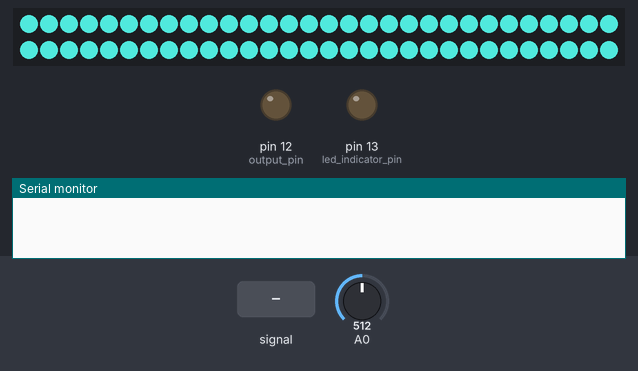
Bench run of a sketch on a simulated Arduino Uno, built with avr-gcc and run on an emulated ATmega328P. On the bench: 60 RGB LEDs in strip order, left to right, continuing on the next row, output pins drawn as LEDs (lit = HIGH), the last lines printed to the serial monitor. Inputs (shaded band) come from the test bench; at power-on: A0 = 512. Dim RGB values are drawn brighter than linear.

Above: at 1.2 s.
1.3 s: A0 fed a 200 Hz sine of ±460 counts around its level
4.3 s: A0 set to 0
At 5.3 s:
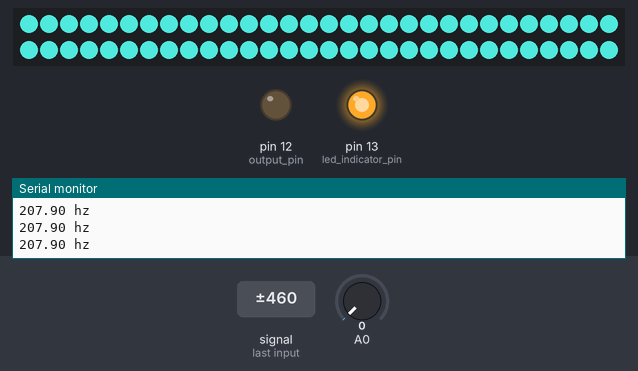
Timing chart, 0 to 7.3 s (numbered marks = the images above; inputs shaded):
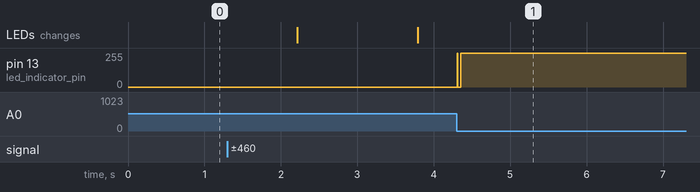

Measured:
- after the input at 4.3 s, pin 12 (output_pin): stays LOW (without the input it goes to HIGH after 0.14 s); pin 13 (led_indicator_pin): 0/255 → 254/255 at once

The sketch:

infoTuneV2guitarFlats.ino
```cpp
//Lume440 tuner code by maos 2016 built on top of
//generalized wave freq detection with 38.5kHz sampling rate and interrupts
//by Amanda Ghassaei
//http://www.instructables.com/id/Arduino-Frequency-Detection/
//Sept 2012
//also using blink sketch from FastLED library
//todo: figure out licensing issues (amanda's code is GNU GPL) - maos

#include "FastLED.h"
#define NUM_LEDS 60 //LE
#define DATA_PIN 7 //LED Pin

// Define the array of leds
CRGB leds[NUM_LEDS];


//clipping indicator variables
boolean clipping = 0;

//data storage variables
byte newData = 0;
byte prevData = 0;
unsigned int time = 0;//keeps time and sends vales to store in timer[] occasionally
int timer[10];//sstorage for timing of events
int slope[10];//storage for slope of events
unsigned int totalTimer;//used to calculate period
unsigned int period;//storage for period of wave
byte index = 0;//current storage index
float frequency;//storage for frequency calculations
int maxSlope = 0;//used to calculate max slope as trigger point
int newSlope;//storage for incoming slope data

//variables for decided whether you have a match
byte noMatch = 0;//counts how many non-matches you've received to reset variables if it's been too long
byte slopeTol = 3;//slope tolerance- adjust this if you need
int timerTol = 10;//timer tolerance- adjust this if you need

//variables for amp detection
unsigned int ampTimer = 0;
byte maxAmp = 0;
byte checkMaxAmp;
byte ampThreshold = 40;//raise if you have a very noisy signal, tuner seems to require a higher threshhold

void setup(){

  Serial.begin(9600);
  //initialize LEDs -maos
  FastLED.addLeds<NEOPIXEL, DATA_PIN>(leds, NUM_LEDS);

  pinMode(13,OUTPUT);//led indicator pin
  pinMode(12,OUTPUT);//output pin

  cli();//diable interrupts

  //set up continuous sampling of analog pin 0 at 38.5kHz

  //clear ADCSRA and ADCSRB registers
  ADCSRA = 0;
  ADCSRB = 0;

  ADMUX |= (1 << REFS0); //set reference voltage
  ADMUX |= (1 << ADLAR); //left align the ADC value- so we can read highest 8 bits from ADCH register only

  ADCSRA |= (1 << ADPS2) | (1 << ADPS0); //set ADC clock with 32 prescaler- 16mHz/32=500kHz
  ADCSRA |= (1 << ADATE); //enabble auto trigger
  ADCSRA |= (1 << ADIE); //enable interrupts when measurement complete
  ADCSRA |= (1 << ADEN); //enable ADC
  ADCSRA |= (1 << ADSC); //start ADC measurements

  sei();//enable interrupts
}

ISR(ADC_vect) {//when new ADC value ready

  PORTB &= B11101111;//set pin 12 low
  prevData = newData;//store previous value
  newData = ADCH;//get value from A0
  if (prevData < 127 && newData >=127){//if increasing and crossing midpoint
    newSlope = newData - prevData;//calculate slope
    if (abs(newSlope-maxSlope)<slopeTol){//if slopes are ==
      //record new data and reset time
      slope[index] = newSlope;
      timer[index] = time;
      time = 0;
      if (index == 0){//new max slope just reset
        PORTB |= B00010000;//set pin 12 high
        noMatch = 0;
        index++;//increment index
      }
      else if (abs(timer[0]-timer[index])<timerTol && abs(slope[0]-newSlope)<slopeTol){//if timer duration and slopes match
        //sum timer values
        totalTimer = 0;
        for (byte i=0;i<index;i++){
          totalTimer+=timer[i];
        }
        period = totalTimer;//set period
        //reset new zero index values to compare with
        timer[0] = timer[index];
        slope[0] = slope[index];
        index = 1;//set index to 1
        PORTB |= B00010000;//set pin 12 high
        noMatch = 0;
      }
      else{//crossing midpoint but not match
        index++;//increment index
        if (index > 9){
          reset();
        }
      }
    }
    else if (newSlope>maxSlope){//if new slope is much larger than max slope
      maxSlope = newSlope;
      time = 0;//reset clock
      noMatch = 0;
      index = 0;//reset index
    }
    else{//slope not steep enough
      noMatch++;//increment no match counter
      if (noMatch>9){
        reset();
      }
    }
  }

  if (newData == 0 || newData == 1023){//if clipping
    PORTB |= B00100000;//set pin 13 high- turn on clipping indicator led
    clipping = 1;//currently clipping
  }

  time++;//increment timer at rate of 38.5kHz

  ampTimer++;//increment amplitude timer
  if (abs(127-ADCH)>maxAmp){
    maxAmp = abs(127-ADCH);
  }
  if (ampTimer==1000){
    ampTimer = 0;
    checkMaxAmp = maxAmp;
    maxAmp = 0;
  }

}

void reset(){//clea out some variables
  index = 0;//reset index
  noMatch = 0;//reset match couner
  maxSlope = 0;//reset slope
}


void checkClipping(){//manage clipping indicator LED
  if (clipping){//if currently clipping
    PORTB &= B11011111;//turn off clipping indicator led
    clipping = 0;
  }
}


void loop(){

  checkClipping();

  if (checkMaxAmp>ampThreshold){
    frequency = 38462/float(period);//calculate frequency timer rate/period
    delay(10);

    //print results
    Serial.print(frequency);
    Serial.println(" hz");
  }
//Amplitude section

//FastLED.setBrightness(frequency);
//delay(100);//delete this if you want


int i=0;

//Start frequency to color logic loop
//todo sort out boolean ranges as frequency buckets -maos
//todo sort out boolean ranges as frequency buckets -maos
//tuner base color=63,184,175
if (frequency < 75.00) {   //A 4 220 213.825 226.54
  fill_solid( &(leds[i]), 60 /*number of leds*/, CRGB(63,184,175) );
  FastLED.show();
  delay(100);
   // Now turn the LED off, then pause
   // leds[0] = CRGB::Black;
   // FastLED.show();
   // delay(100);
}
////start guitar E
 else if (frequency >= 81&& frequency <= 83.00) {
  fill_solid( &(leds[i]), 60 /*number of leds*/, CRGB(  250,2,60) );
  FastLED.show();
  //delay(100);
   // Now turn the LED off, then pause
   // leds[0] = CRGB::Black;
   // FastLED.show();
   // delay(100);
}
else if (frequency >= 79 && frequency <= 80.9) {   //A#/Bb 4 233.08 226.54 240.01
fill_solid( &(leds[i]), 60 /*number of leds*/, CRGB(63,184,175) );
  FastLED.show();
//delay(100);
  //dancing bit
  fill_solid( &(leds[50]), 5 /*number of leds*/, CRGB( 250,2,60) );
  FastLED.show();
  //end dancing bit
   // Now turn the LED off, then pause
   // leds[0] = CRGB::Black;
   // FastLED.show();
   // delay(100);
}
else if (frequency >= 75.1 && frequency <= 78.9) {   //A#/Bb 4 233.08 226.54 240.01
fill_solid( &(leds[i]), 60 /*number of leds*/, CRGB(63,184,175) );
  FastLED.show();
  //delay(100);
  //dancing bit
  fill_solid( &(leds[40]), 5 /*number of leds*/, CRGB( 250,2,60) );
  FastLED.show();
}
//end guitar e


////start guitar A
 else if (frequency >= 109 && frequency <= 112) {
  fill_solid( &(leds[i]), 60 /*number of leds*/, CRGB(  183,235,52) );
  FastLED.show();
//  delay(100);
   // Now turn the LED off, then pause
   // leds[0] = CRGB::Black;
   // FastLED.show();
   // delay(100);
}
else if (frequency >= 105 && frequency <= 108.9) {   //A#/Bb 4 233.08 226.54 240.01
fill_solid( &(leds[i]), 60 /*number of leds*/, CRGB(63,184,175) );
  FastLED.show();
//delay(100);
  //dancing bit
  fill_solid( &(leds[50]), 5 /*number of leds*/, CRGB( 183,235,52) );
  FastLED.show();
  //end dancing bit
   // Now turn the LED off, then pause
   // leds[0] = CRGB::Black;
   // FastLED.show();
   // delay(100);
}
else if (frequency >= 100 && frequency <= 104.9) {   //A#/Bb 4 233.08 226.54 240.01
fill_solid( &(leds[i]), 60 /*number of leds*/, CRGB(63,184,175) );
  FastLED.show();
  //delay(100);
  //dancing bit
  fill_solid( &(leds[40]), 5 /*number of leds*/, CRGB( 183,235,52) );
  FastLED.show();
}
//end guitar A
////start guitar D
 else if (frequency >= 142 && frequency <= 148.5) {
  fill_solid( &(leds[i]), 60 /*number of leds*/, CRGB(  74,197,235 ) );
  FastLED.show();
 // delay(100);
   // Now turn the LED off, then pause
   // leds[0] = CRGB::Black;
   // FastLED.show();
   // delay(100);
}
else if (frequency >= 137 && frequency <= 141.9) {   //A#/Bb 4 233.08 226.54 240.01
fill_solid( &(leds[i]), 60 /*number of leds*/, CRGB(63,184,175) );
  FastLED.show();
//delay(100);
  //dancing bit
  fill_solid( &(leds[50]), 5 /*number of leds*/, CRGB( 74,197,235) );
  FastLED.show();
  //end dancing bit
   // Now turn the LED off, then pause
   // leds[0] = CRGB::Black;
   // FastLED.show();
   // delay(100);
}
else if (frequency >= 130 && frequency <= 136.9) {   //A#/Bb 4 233.08 226.54 240.01
fill_solid( &(leds[i]), 60 /*number of leds*/, CRGB(63,184,175) );
  FastLED.show();
  //delay(100);
  //dancing bit
  fill_solid( &(leds[40]), 5 /*number of leds*/, CRGB( 74,197,235) );
  FastLED.show();
}
//end guitar D

////start guitar G
 else if (frequency >= 194.5 && frequency <= 197.5) {
  fill_solid( &(leds[i]), 60 /*number of leds*/, CRGB(  253,216,73) );
  FastLED.show();
  //delay(100);
   // Now turn the LED off, then pause
   // leds[0] = CRGB::Black;
   // FastLED.show();
   // delay(100);
}
else if (frequency >= 191 && frequency <= 194.4) {   //A#/Bb 4 233.08 226.54 240.01
fill_solid( &(leds[i]), 60 /*number of leds*/, CRGB(63,184,175) );
  FastLED.show();
//delay(100);
  //dancing bit
  fill_solid( &(leds[50]), 5 /*number of leds*/, CRGB( 253,216,73) );
  FastLED.show();
  //end dancing bit
   // Now turn the LED off, then pause
   // leds[0] = CRGB::Black;
   // FastLED.show();
   // delay(100);
}
else if (frequency >= 185 && frequency <= 190.9) {   //A#/Bb 4 233.08 226.54 240.01
fill_solid( &(leds[i]), 60 /*number of leds*/, CRGB(63,184,175) );
  FastLED.show();
  //delay(100);
  //dancing bit
  fill_solid( &(leds[40]), 5 /*number of leds*/, CRGB( 253,216,73) );
  FastLED.show();
}
//end guitar G


////start guitar B
 else if (frequency >= 244 && frequency <= 248) {
  fill_solid( &(leds[i]), 60 /*number of leds*/, CRGB(  181,58,37) );
  FastLED.show();
  //delay(100);
   // Now turn the LED off, then pause
   // leds[0] = CRGB::Black;
   // FastLED.show();
   // delay(100);
}
else if (frequency >= 239 && frequency <= 243.9) {   //A#/Bb 4 233.08 226.54 240.01
fill_solid( &(leds[i]), 60 /*number of leds*/, CRGB(63,184,175) );
  FastLED.show();
//delay(100);
  //dancing bit
  fill_solid( &(leds[50]), 5 /*number of leds*/, CRGB( 181,58,37) );
  FastLED.show();
  //end dancing bit
   // Now turn the LED off, then pause
   // leds[0] = CRGB::Black;
   // FastLED.show();
   // delay(100);
}
else if (frequency >= 234 && frequency <= 238.9) {   //A#/Bb 4 233.08 226.54 240.01
fill_solid( &(leds[i]), 60 /*number of leds*/, CRGB(63,184,175) );
  FastLED.show();
  //delay(100);
  //dancing bit
  fill_solid( &(leds[40]), 5 /*number of leds*/, CRGB( 181,58,37) );
  FastLED.show();
}
//end guitar B

////start guitar E4
 else if (frequency >= 327 && frequency <= 331) {
  fill_solid( &(leds[i]), 60 /*number of leds*/, CRGB(106,94,114) );
  FastLED.show();
  //delay(100);
   // Now turn the LED off, then pause
   // leds[0] = CRGB::Black;
   // FastLED.show();
   // delay(100);
}
else if (frequency >= 320 && frequency <= 326.9) {   //A#/Bb 4 233.08 226.54 240.01
fill_solid( &(leds[i]), 60 /*number of leds*/, CRGB(63,184,175) );
  FastLED.show();
//delay(100);
  //dancing bit
  fill_solid( &(leds[50]), 5 /*number of leds*/, CRGB(106,94,114) );
  FastLED.show();
  //end dancing bit
   // Now turn the LED off, then pause
   // leds[0] = CRGB::Black;
   // FastLED.show();
   // delay(100);
}
else if (frequency >= 310 && frequency <= 319.9) {   //A#/Bb 4 233.08 226.54 240.01
fill_solid( &(leds[i]), 60 /*number of leds*/, CRGB(63,184,175) );
  FastLED.show();
  //delay(100);
  //dancing bit
  fill_solid( &(leds[40]), 5 /*number of leds*/, CRGB(106,94,114) );
  FastLED.show();
}
//end guitar B

}
```
